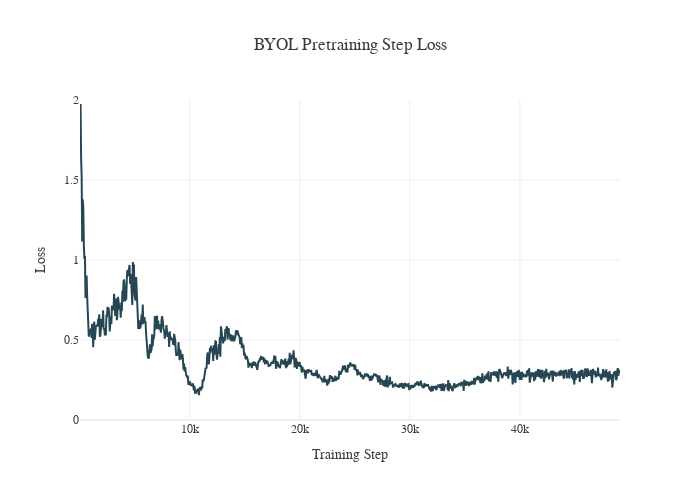

The notebook cell this image was saved under:
### Markdown cell above
## BYOL pretraining results

### Code cell
# Step loss
step_loss = pd.read_csv("../outputs/results_data/BYOL_pretraining_debug_v0_step_loss.csv")
fig = px.line(
    step_loss,
    x='Step',
    y='Value',
    title='BYOL Pretraining Step Loss',
    labels={'Step': 'Training Step', 'Value': 'Loss'},
    color_discrete_sequence=[DARK_BG]
)
fig.update_layout(yaxis_range=[0, 2], width=700, height=500)
fig.write_image("imgs/BYOL_pretraining_debug_v0_step_loss.png", scale=2)
fig.show()

### Figure 1 — Plotly figure (JSON) as saved in the notebook; plotly's stock layout.template omitted (floating-point values rounded to 4 significant figures; data arrays with more than 128 entries replaced by an {"elided": "..."} marker saying what was removed)
{"data": [{"hovertemplate": "Training Step=%{x}<br>Loss=%{y}<extra></extra>", "legendgroup": "", "line": {"color": "#264653", "dash": "solid"}, "marker": {"symbol": "circle"}, "mode": "lines", "name": "", "orientation": "v", "showlegend": false, "type": "scatter", "x": {"elided": "982 int values"}, "xaxis": "x", "y": {"elided": "982 float values"}, "yaxis": "y"}], "layout": {"height": 500, "legend": {"tracegroupgap": 0}, "title": {"text": "BYOL Pretraining Step Loss"}, "width": 700, "xaxis": {"anchor": "y", "domain": [0, 1], "title": {"text": "Training Step"}}, "yaxis": {"anchor": "x", "domain": [0, 1], "range": [0, 2], "title": {"text": "Loss"}}}}
